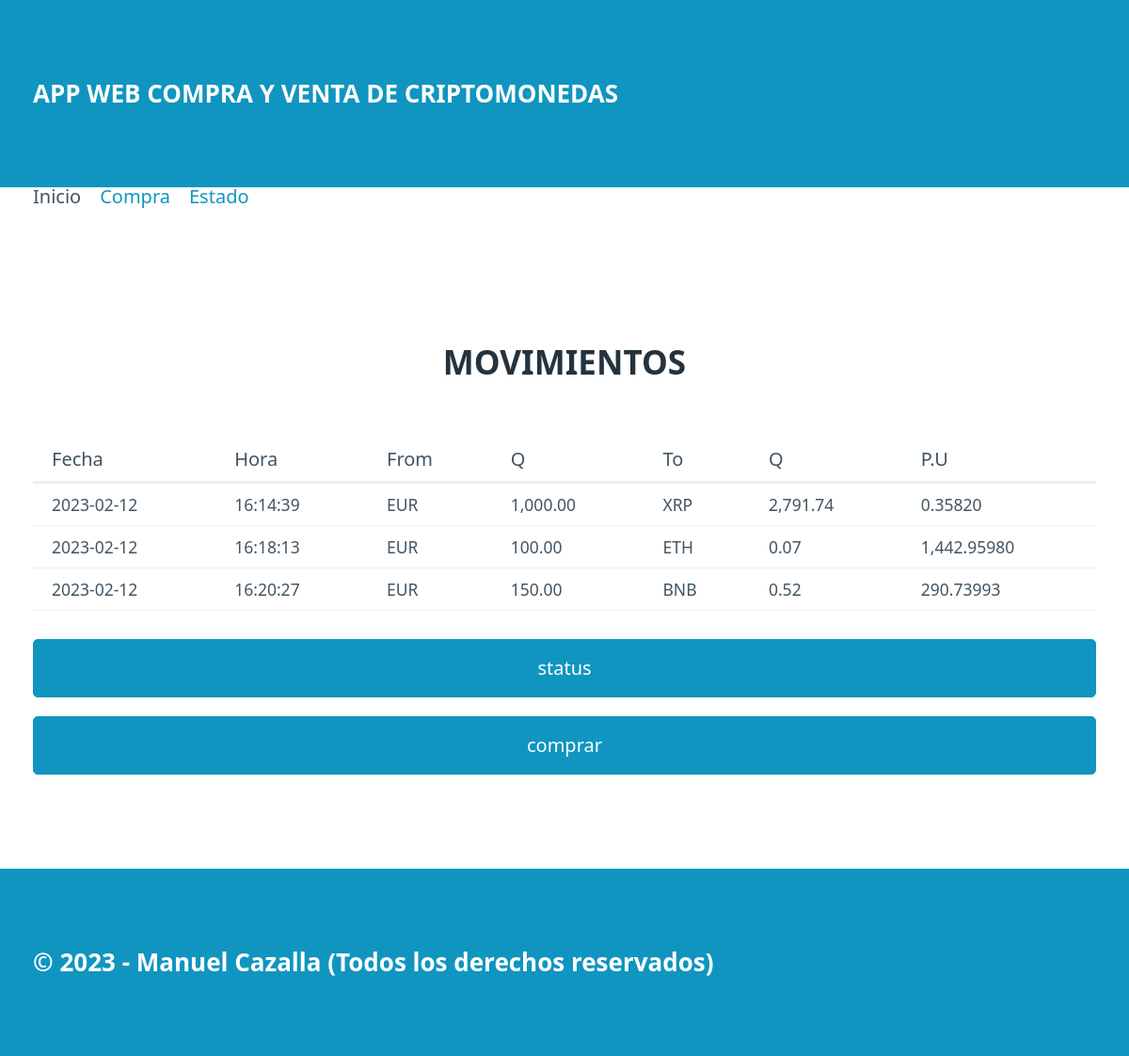
Before: / with the older database file.
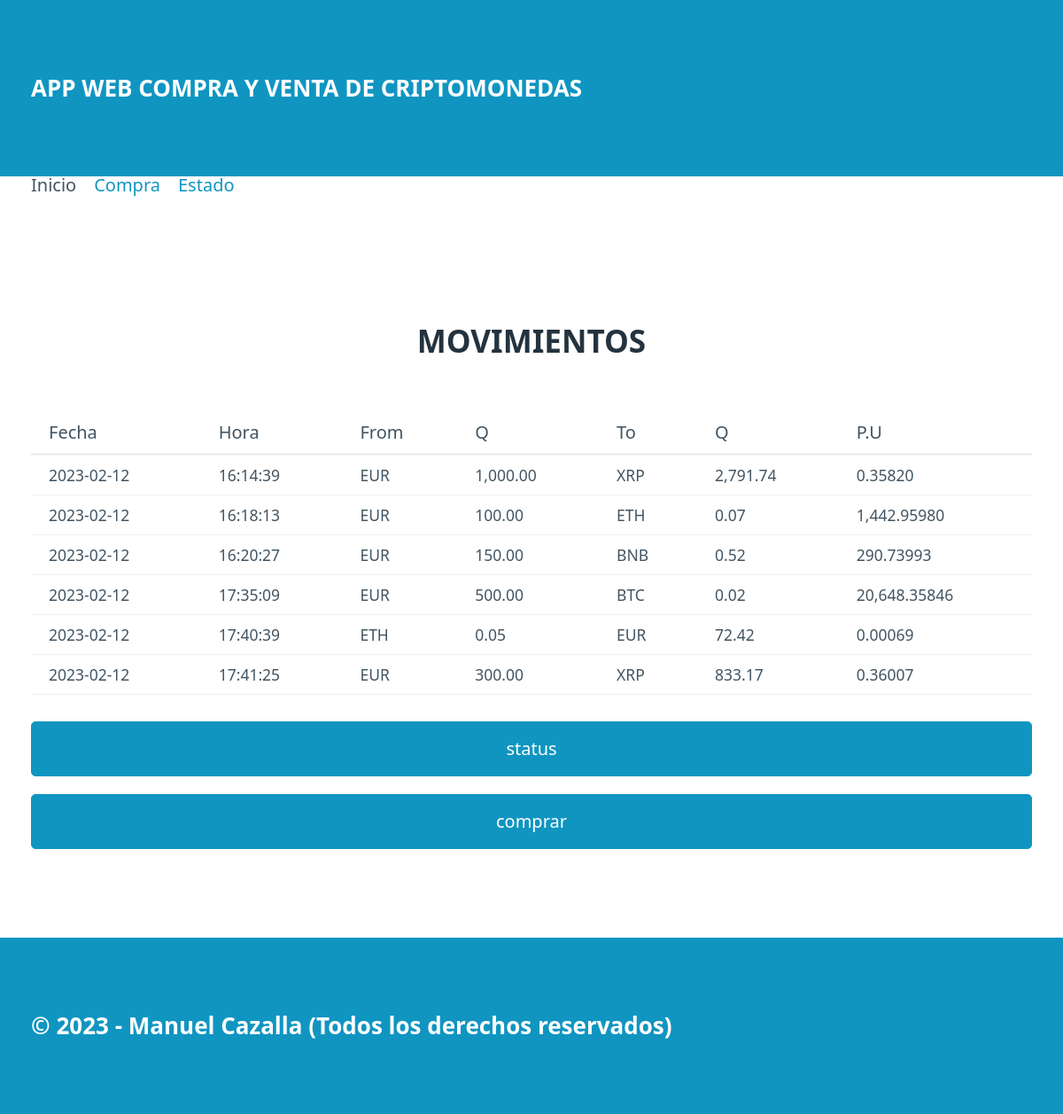
After: the same page with the newer database file.
### tables this page shows
CREATE TABLE "movimientos" (
	"id"	INTEGER,
	"date"	TEXT NOT NULL,
	"time"	TEXT NOT NULL,
	"moneda_from"	TEXT NOT NULL,
	"cantidad_from"	REAL,
	"moneda_to"	TEXT NOT NULL,
	"cantidad_to"	REAL,
	PRIMARY KEY("id" AUTOINCREMENT)
);

### blockchain/routes.py (the view)
@app.route("/")
def index():
    try:
        sqlite = ConecSqlite(ORIGIN_DATA)
        movimientos = sqlite.consultaSqlite("SELECT * from movimientos")
        return render_template("index.html",movements=  movimientos, puntero = "index.html",pageTitle ="movimimentos")
    except:
        flash("Base de datos no disponible,intentelo más tarde por favor")
        return render_template("index.html")

### blockchain/models.py (called while the page is built)
     def consultaSqlite(self,consulta):
            con = sqlite3.connect(self.ruta)
            cur = con.cursor()
            cur.execute(consulta)
            resultado = []
            columnas = cur.description
            filas = cur.fetchall()
            for dato in filas:
                movimiento = {}
                posicion = 0
                for nombre in columnas:
                    movimiento[nombre[0]] = dato[posicion]
                    posicion += 1
                resultado.append(movimiento)
            con.close()
            return resultado

### blockchain/templates/index.html
{% extends "base.html" %}
{% block section%}
        <table>
            <div class = "h2">
                <h2>MOVIMIENTOS</h2>
            </div>
            <thead>
               <tr>
                    <th>Fecha</th>
                    <th>Hora</th>
                    <th>From</th>
                    <th>Q</th>
                    <th>To</th>
                    <th>Q</th>
                    <th>P.U</th>
                </tr>
            </thead>
            <tbody>
                {% if movements %}
                {% for movement in movements %}
                <tr>
                    <td>{{movement.date}}</td>
                    <td>{{movement.time}}</td>
                    <td>{{movement.moneda_from}}</td>
                    <td>{{"{:,.2f}".format(movement.cantidad_from)}}</td>
                    <td>{{movement.moneda_to}}</td>
                    <td>{{"{:,.2f}".format (movement.cantidad_to)}}</td>
                    <td>{{"{:,.5f}".format(movement.cantidad_from / movement.cantidad_to)}}</td>
                </tr>
                {% endfor %}
                {% else%}
                <tr>
                    <td colspan="7" class="lista-vacia">NO HAY MOVIMIENTOS QUE MOSTRAR</td>
                </tr>
                {%endif%}
            </tbody>
        </table>
        <a href="/status"><button class ="status" method="POST">status</button></a>
        <a href="/purchase"><button class="comprar" method="POST">comprar</button></a>
{% endblock %}

### blockchain/templates/base.html (shortened to what this page needs)
<html lang="es">
<head>
    <link rel="stylesheet" href="/static/css/pico.css">
    <link rel="stylesheet" href="/static/css/styles.css">
</head>
<body>
    <header>
        <div class="container">
            APP WEB COMPRA Y VENTA DE CRIPTOMONEDAS
        </div>
    </header>
    <nav class="container">
        <ul>
            <li>
                {% if puntero == "index.html" %}
                <span>Inicio</span>
            </li>
            <li>
                <a href="/purchase">Compra</a>
            </li>
            <li>
                <a href="/status">Estado</a>
            </li>
        </ul>
        {% endif %}
    </nav>
    <nav class="container">
        <ul>
            <li>
    </nav>
    <nav class="container">
        <ul>
            <li>
    </nav>
    <section class="container">
       {% block section %}{% endblock %}
    </section>
    <footer>
        <div class="container">
            &copy; 2023 - Manuel Cazalla (Todos los derechos reservados)
        </div>
    </footer>
</body>
</html>

### blockchain/static/css/styles.css (style rules this page uses)
header, footer { background-color: var(--primary); color: var(--primary-inverse); font-size: 1.3em; font-weight: bold; }
body { min-height: 100vh; display: grid; grid-template-rows: auto 20px 1fr auto; margin: 0; }
.h2 { text-align: center; }

Changed rows visible on the page:
added movimientos: date "2023-02-12", time "17:35:09", moneda_from "EUR", cantidad_from "500.00", moneda_to "BTC", cantidad_to "0.02", movement.cantidad_from/movement.cantidad_to "20,648.35846"
added movimientos: date "2023-02-12", time "17:40:39", moneda_from "ETH", cantidad_from "0.05", moneda_to "EUR", cantidad_to "72.42", movement.cantidad_from/movement.cantidad_to "0.00069"
added movimientos: date "2023-02-12", time "17:41:25", moneda_from "EUR", cantidad_from "300.00", moneda_to "XRP", cantidad_to "833.17", movement.cantidad_from/movement.cantidad_to "0.36007"
